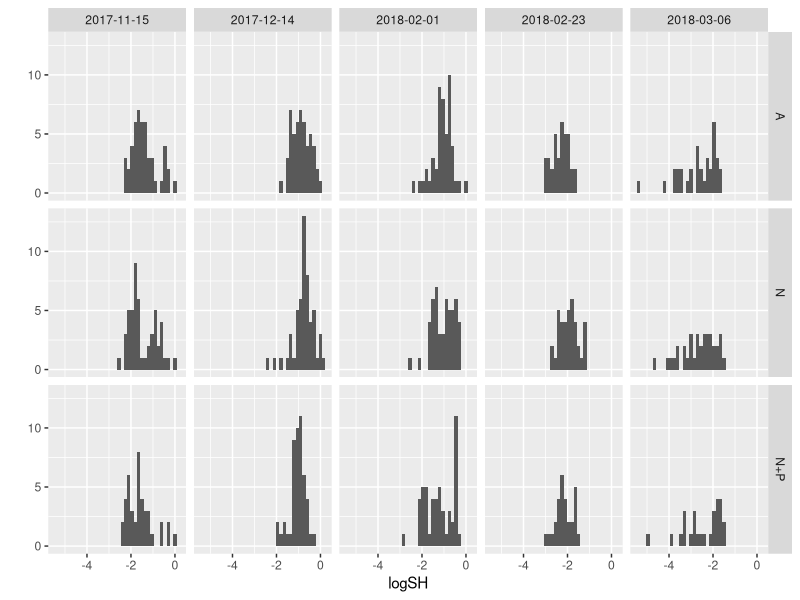
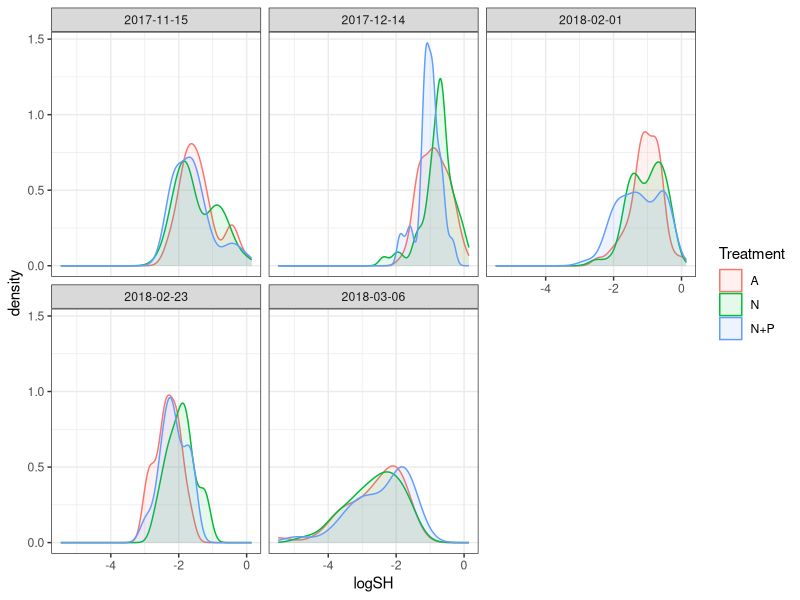

Write R code to recreate these figures, in order. (Note: this script raises an error after producing the figures.)
## ---- chunk 1
knitr::opts_chunk$set(echo = TRUE, warning=FALSE, message=FALSE)
## ---- chunk 2

# Get all libraries and sources required to run the script
        library(plyr)
        library(dplyr)
        library(reshape2)

        library(ggplot2)
        library(ggthemes)
        library(scales)

        library(lme4)
        library(lmerTest)
        library(emmeans)
    
        library(skimr)

# Default ggplot settings

    Fill.colour<-scale_colour_manual(values = c("black", "gray70", "gray35"))

    ggthe_bw<-theme(plot.background=element_blank(),
          panel.grid.major.y = element_blank(),
          panel.grid.major.x = element_blank(),
          panel.grid.minor.x = element_blank(),
          panel.grid.minor.y = element_blank(),
          legend.box.background = element_rect(),
          panel.background =element_rect(fill = NA, color = "black")
          )+
    theme_bw()
## ---- chunk 3

# Import the data
  qPCR.variables  <- read.csv("Outputs/Ssid_SH_cell_ratio.csv", header = T)

# Remove blastate samples
  qPCR.blastate<-qPCR.variables[((qPCR.variables$Date=="2018-02-05") |
                                   (qPCR.variables$Date=="2018-03-08")), ]
  qPCR.variables <- droplevels(qPCR.variables[!rownames(qPCR.variables) %in% rownames(qPCR.blastate), ])  
  
 
# Variable types 
str(qPCR.variables)
  qPCR.variables$Genotype<-factor(qPCR.variables$Genotype, 
                                   levels=c("Ss_22","Ss_23","Ss_27", "Ss_28",
                                          "Ss_20", "Ss_24","Ss_30"))
  qPCR.variables$DaysF<-as.factor(qPCR.variables$Days)
  
  summary(qPCR.variables)
  skim(qPCR.variables)

## ---- chunk 4
  HistoL_SH<-qplot(logSH, data=qPCR.variables, binwidth=0.15)
   HistoL_SH + facet_grid(Treatment~Date)
   
  ggplot(qPCR.variables, aes(logSH, fill = Treatment , colour = Treatment)) +
   geom_density(alpha = 0.1) + facet_wrap(~Date) + ggthe_bw

## ---- chunk 5

logSHGenotype <- ggplot(qPCR.variables, aes(Days, logSH)) +
  geom_line(aes(colour=Fragment))+geom_point(aes(shape=factor(Community), colour=factor(Community)))+
  # geom_jitter(aes(colour=factor(Replicate))) +
      # stat_summary(fun.data = "mean_cl_boot",geom = "errorbar", width = 0.2)+
      #stat_summary(fun.y=mean, geom="point", size =3, alpha=0.5) +
      # stat_summary(fun.y=mean, geom="line", size =1, alpha=0.5) + 
      facet_grid(Treatment~Genotype) +
      ggthe_bw +theme(legend.position = "none" )

logSHGenotype + ylab("Relative log10 (S:H)") + xlab("Treatment") +  
      theme(axis.title.y=element_text(size=12), legend.position="none")


logSHTreatment <- ggplot(qPCR.variables, aes(Date, logSH, colour=factor(Treatment))) +
       # geom_jitter(aes(colour=factor(Treatment))) +
       stat_summary(fun.data = "mean_cl_boot",geom = "errorbar", width = 0.2)+
       stat_summary(fun.y=mean, geom="line", size =1) +
       theme_bw() 
logSHTreatment + facet_wrap(~Genotype)

logSH_Replicate<- ggplot(qPCR.variables, aes (Days, logSH, 
                                             colour=factor(Replicate))) +
  stat_summary(fun.data = "mean_cl_boot",geom = "errorbar", width = 0.2 )+
  stat_summary(fun.y=mean, geom="point", size =3, alpha=0.5) +
  stat_summary(fun.y=mean, geom="line") + facet_grid (~Treatment) + ggthe_bw
logSH_Replicate 
logSH_Replicate+ facet_grid(~Community)

logSHTreatment <- ggplot (qPCR.variables, aes(Days, logSH, colour=Treatment)) + 
  ggtitle("A.") +  # geom_point(alpha=0.3) +
  ggthe_bw +  theme(legend.position="bottom") +
  
  stat_summary(fun.data = "mean_cl_boot",geom = "errorbar", 
                    position = position_dodge(width = 5), width = 0.2 )+
  #stat_summary(fun.y=mean, geom="point", size =3, alpha=0.5, 
       #            position = position_dodge(width = 1)) +
  stat_summary(fun.y=mean, geom="line", position = position_dodge(width = 5)) + 

  scale_y_continuous(breaks = seq(-5, 0.5, 0.5),
                    expand = c(0,0),
                  name=("log 10 (Total S/H cell ratio")) +
  scale_x_continuous(name="Days in the experiment",
                         limits = c(-2,113),
                         breaks = seq(0, 110, 15),  
                         expand = c(0, 0)) +  
 
      annotate("segment", x = 2, xend = 91, y = -3.5, yend = -3.5,
                colour = "gray90")+
      annotate("segment", x = 79, xend = 90, y = -3.5, yend = -3,
                colour = "gray90")+
      annotate("segment", x = 91, xend = 110, y = -3, yend = -3,
                colour = "gray90")
logSHTreatment

#logSHTreatment + facet_wrap(~Genotype)
logSHTreatment + facet_wrap(~Community)
## ---- chunk 6
logC_Treatment <- ggplot(qPCR.variables,
                         aes(Days, logC.SH, colour=factor(Fragment))) +
     geom_line()+ 
     #geom_jitter(aes(colour=factor(Replicate))) +
         #stat_summary(fun.data = "mean_cl_boot",geom = "errorbar", width = 0.2)+
         #stat_summary(fun.y=mean, geom="line", size =1, alpha=0.5) + 
         ggthe_bw +  theme(legend.position = "none" )
logC_Treatment
logC_Treatment + facet_grid(Genotype~Treatment)
logC_Treatment + facet_grid(Community~Treatment)
## ---- chunk 7
logD_genotype <- ggplot(qPCR.variables,
                         aes(Days, logD.SH, colour=factor(Fragment))) +
     geom_line()+ 
     #geom_jitter(aes(colour=factor(Replicate))) +
         #stat_summary(fun.data = "mean_cl_boot",geom = "errorbar", width = 0.2)+
         #stat_summary(fun.y=mean, geom="line", size =1, alpha=0.5) + 
         ggthe_bw +  theme(legend.position = "none" )
logD_genotype
logD_genotype + facet_grid(Genotype~Treatment)

logD_Treat <- ggplot(qPCR.variables,
                         aes(Days, logD.SH, colour=factor(Treatment))) +
     #geom_jitter(aes(colour=factor(Replicate))) +
        stat_summary(fun.data = "mean_cl_boot",geom = "errorbar", width = 0.2)+
        stat_summary(fun.y=mean, geom="line", size =1, alpha=0.5) + 
        ggthe_bw +  theme(legend.position = "none" )
logD_Treat
logD_Treat + facet_grid(Community~Treatment)

## ---- chunk 8

qPCR.variables$D.Prp[qPCR.variables$Sample=="Ss_22-18_T22"]<-NA
qPCR.variables$Community[qPCR.variables$Sample=="Ss_22-18_T22"]<-"D"

qPCR.variables$D.Prp[qPCR.variables$Sample=="Ss_23-80_T19"]<-NA
qPCR.variables$Community[qPCR.variables$Sample=="Ss_23-80_T19"]<-"D"

D.PTreatment <- ggplot(qPCR.variables, aes(Days, D.Prp, colour=Fragment)) +
        ggthe_bw +  theme(legend.position="none") +  
        geom_jitter(aes(colour=factor(Fragment)), alpha=0.5, size=1) +
        geom_line() + facet_grid (Genotype~Treatment) +
  
   annotate("segment", x = 2, xend = 91, y = -0.03, yend = -0.03,
                colour = "gray90", linetype=2)+
        
      annotate("segment", x = 79, xend = 90, y = -0.03, yend = 0.3,
                colour = "gray90",linetype=3)+
    
      annotate("segment", x = 91, xend = 110, y = 0.3, yend = 0.3,
                colour = "gray90", linetype=3)+
      #annotate("text", x = 8, y = 0.08, label = "(BL)", size=3, colour="gray")+
      annotate("text", x = 45, y = 0.1, label = "Nutrients", size=3, colour="gray")+
      annotate("text", x = 99, y = 0.4, label = "Heat", size=3, colour="gray")+  
  

      scale_y_continuous(breaks = seq(0, 1, 0.3),
                         limits = c(-0.035,1),
                     name=("Durusdinium proportion (D/H)/(S/H)")) +
      scale_x_continuous(name="Days in the experiment",
                           limits = c(-2,113),
                         breaks = seq(0, 110, 30),  
                         expand = c(0, 0))
D.PTreatment
#ggsave(file="Outputs/D.P_Treatment_Genotype.svg", plot=D.PTreatment, width=4.5, height=8)
## ---- chunk 9
# Removing weird points and colonies not used

  qPCR.variables_2<-subset(qPCR.variables, Date!="2017-12-14")
  qPCR.variables_2<-subset(qPCR.variables_2, TotalSH<0.8)
  
  SH.0<-subset(qPCR.variables_2, Days<2)
  SH.C<-subset(qPCR.variables_2, Days<79)
    SH.C<-subset(SH.C, Days>77)
  SH.H<-subset(qPCR.variables_2, Days>80)
 
  
logSH_Genotype<- ggplot(qPCR.variables_2, aes (Days, logSH, 
                     colour=factor(Fragment))) +
  theme_bw() + geom_line()+ facet_grid (Genotype~Treatment)#+
logSH_Genotype + theme(legend.position = "none" ) + geom_point()

## ---- chunk 10
qPCR.variables_2$Community<-factor(qPCR.variables_2$Community, levels = c("C3", "C1", "D"))

logSHTreatment <- ggplot (qPCR.variables_2, aes(Days, logSH, colour=Treatment, shape=Treatment)) + 
    # ggtitle("(b)") +
    Fill.colour + ggthe_bw+
    theme(plot.background=element_blank(), 
            #panel.border = element_blank(),
            axis.line = element_line(colour = "black"),
            panel.grid.major = element_blank(),
            panel.grid.minor = element_blank(),
            legend.position=c(0.1, 0.25),
            strip.background = element_rect(fill="white"),
            legend.title = element_blank()) +
       #geom_jitter(aes(colour=factor(Replicate))) +
       stat_summary(fun.data = "mean_cl_boot",geom = "errorbar", 
                    position = position_dodge(width = 6), width = 2 )+
      stat_summary(fun.y=mean, geom="point", size =2, alpha=0.8, 
                   position = position_dodge(width = 6)) +
       stat_summary(fun.y=mean, geom="line", position = position_dodge(width = 6)) + 
      
        annotate("segment", x = 73, xend = 91, y = -4.5, yend = -4.5,
                  colour = "gray90", linetype=2)+
        annotate("segment", x = 79, xend = 91, y = -4.5, yend = -4,
                  colour = "gray90", linetype=3)+
        annotate("segment", x = 91, xend = 110, y = -4, yend = -4,
                  colour = "gray90", linetype=3)+
        annotate("text", x = 80, y = -4.4, label = "Nutrients", size=3, colour="gray")+
        #annotate("text", x = 3, y = -4.4, label = "BL", size=3,  colour="gray")+
        annotate("text", x = 100, y = -4.3, label = "Heat", size=3, colour="gray") +

      scale_y_continuous(limits = c(-4.6,0),
        breaks = seq(-5, 0.3, 0.5),
                    expand = c(0,0),
                   name=("Relative (S/H) cell ratio")) +
      scale_x_continuous(name="Days in the experiment",
                         limits = c(73, 114),
                         breaks = seq(0, 110, 15),  
                         expand = c(0.01, 0.01))
  logSHTreatment 
  logSHTreatmentb<-logSHTreatment  + facet_grid(~Community)
  logSHTreatmentb
  # ggsave(file="5.3A_AH.svg", plot=logSHTreatmentb, width=3.0, height=6)
  # ggsave(file="5.3A_AH.svg", plot=logSHTreatmentb, width=6.3, height=3.5)
  #
  
## ---- chunk 11
logSH_Community <- ggplot (qPCR.variables_2, aes(Days, logSH, colour=Community, shape=Community)) +  
   ggtitle("(c)")+         ggthe_bw+
    theme(plot.background=element_blank(), 
            panel.border = element_blank(),
            axis.line = element_line(colour = "black"),
            panel.grid.major = element_blank(),
            panel.grid.minor = element_blank(),
            legend.position=c(0.2,0.25),
            strip.background = element_rect(fill="white")) +
       #geom_jitter(aes(colour=factor(Replicate))) +
       stat_summary(fun.data = "mean_cl_boot",geom = "errorbar", 
                    position = position_dodge(width = 5), width = 0.2 )+
      stat_summary(fun.y=mean, geom="point", size =3, alpha=0.5, 
                   position = position_dodge(width = 5)) +
       stat_summary(fun.y=mean, geom="line", position = position_dodge(width = 5)) + 
      
  annotate("segment", x = 2, xend = 91, y = -4.5, yend = -4.5,
                  colour = "gray90", linetype=2)+
        annotate("segment", x = 79, xend = 91, y = -4.5, yend = -4,
                  colour = "gray90", linetype=4)+
        annotate("segment", x = 91, xend = 110, y = -4, yend = -4,
                  colour = "gray90", linetype=3)+
        annotate("text", x = 2, y = -4.4, label = "BL", size=3)+
        annotate("text", x = 45, y = -4.4, label = "Nutrients", size=3)+
        annotate("text", x = 100, y = -3.9, label = "H", size=3) +

      scale_y_continuous(limits = c(-4.6, -0.3),
                        breaks = seq(-4.5, 0.3, 0.5),
                        expand = c(0,0),
                        name=("Relative (S/H) cell ratio")) +
      scale_x_continuous(name="Days in the experiment",
                         limits = c(-2,113),
                         breaks = seq(0, 110, 15),  
                         expand = c(0, 0))
  logSH_Community
  
  #ggsave(file="S6_SH.svg", plot=logSH_Community, width=4.0, height=3.5)

## ---- chunk 12
  
CHTreatment_2 <- ggplot (qPCR.variables_2, aes(Days, logC.SH, colour=Treatment)) +  theme_bw() + ggtitle("C.")+ Fill.colour+ ggthe_bw+
  annotate("segment", x = 2, xend = 91, y = -4.5, yend = -4.5,
                  colour = "gray90", linetype=1)+
        annotate("segment", x = 79, xend = 91, y = -4.5, yend = -4,
                  colour = "gray90", linetype=1)+
        annotate("segment", x = 91, xend = 110, y = -4, yend = -4,
                  colour = "gray90", linetype=1)+
        annotate("text", x = 45, y = -4.4, label = "Nutrients", size=3)+
        annotate("text", x = 99, y = -3.9, label = "Heat", size=3) +
       
       #geom_jitter(aes(colour=factor(Replicate))) +
       stat_summary(fun.data = "mean_cl_boot",geom = "errorbar", 
                    position = position_dodge(width = 5), width = 0.2 )+
      #stat_summary(fun.y=mean, geom="point", size =3, alpha=0.5, 
       #            position = position_dodge(width = 5)) +
       stat_summary(fun.y=mean, geom="line") +
      scale_x_continuous(name="Days in the experiment",
                         limits = c(-2,113),
                         breaks = seq(0, 110, 15),  
                         expand = c(0, 0))
  CHTreatment_2  
  #CHTreatment_2 + facet_grid (Genotype~Community)

  CHTreatment_2 + facet_grid(~Community)
  
  #ggsave(file="5.3A_AH_2.svg", plot=SHTreatment_2, width=3.0, height=6)
  #ggsave(file="5.3C_SH_NoGenotype_2.svg", plot=SHTreatment_2, width=3.0, height=3)
## ---- chunk 13
  
DHTreatment_2 <- ggplot (qPCR.variables_2, aes(Days, logD.SH, colour=Treatment)) +  theme_bw() + ggtitle("C.")+ Fill.colour+ ggthe_bw+
  annotate("segment", x = 2, xend = 91, y = -4.5, yend = -4.5,
                  colour = "gray90", linetype=1)+
        annotate("segment", x = 79, xend = 91, y = -4.5, yend = -4,
                  colour = "gray90", linetype=1)+
        annotate("segment", x = 91, xend = 110, y = -4, yend = -4,
                  colour = "gray90", linetype=1)+
        annotate("text", x = 45, y = -4.4, label = "Nutrients", size=3)+
        annotate("text", x = 99, y = -3.9, label = "Heat", size=3) +
       
       #geom_jitter(aes(colour=factor(Replicate))) +
       stat_summary(fun.data = "mean_cl_boot",geom = "errorbar", 
                    position = position_dodge(width = 5), width = 0.2 )+
      #stat_summary(fun.y=mean, geom="point", size =3, alpha=0.5, 
       #            position = position_dodge(width = 5)) +
       stat_summary(fun.y=mean, geom="line") +
      scale_x_continuous(name="Days in the experiment",
                         limits = c(-2,113),
                         breaks = seq(0, 110, 15),  
                         expand = c(0, 0))
  DHTreatment_2 + facet_grid (Genotype~Community)

  DHTreatment_2 + facet_grid(~Community)

## ---- chunk 14
D.PTreatment <- ggplot(qPCR.variables, aes(Days, D.Prp, colour=Fragment)) +
        ggthe_bw +  theme(legend.position="none") +  
        geom_jitter(aes(shape=factor(Treatment)), alpha=0.5) +
        geom_line()+ 
      annotate("segment", x = 2, xend = 91, y = 0, yend = 0,
                colour = "gray90")+
      #annotate("text", x = 45, y = 0.2, label = "Nutrients", size=3)+
    
      annotate("segment", x = 79, xend = 90, y = 0, yend = 0.3,
                colour = "gray90")+
    
      annotate("segment", x = 91, xend = 110, y = 0.3, yend = 0.3,
                colour = "gray90")+
      #annotate("text", x = 99, y = 0.3, label = "Heat", size=3)+

      scale_y_continuous(breaks = seq(0, 1, 0.3),
                     name=("Durusdinium proportion (D/H)/(S/H)")) +
      scale_x_continuous(name="Days in the experiment",
                           limits = c(-2,113),
                         breaks = seq(0, 110, 45),  
                         expand = c(0, 0))
      D.PTreatment + facet_grid (~Genotype)
D.PTreatment
## ---- chunk 15
LME_BaseLine<-lmer(logSH ~ Treatment + Community + (1|Genotype) + (1|Replicate), 
                     data=SH.0)
   step(LME_BaseLine)
   anova(LME_BaseLine) # Treatments is not significant
   ranova(LME_BaseLine) # Treatments is significant!
   
   LME_BaseLine<-lmer(logSH ~ Genotype + (1|Replicate), 
                     data=SH.0)
   step(LME_BaseLine)
   anova(LME_BaseLine) # Treatments is not significant
   ranova(LME_BaseLine) # Treatments is significant!

## ---- chunk 16

# Multicomp
Ssid.SH.C.emm<-emmeans(LME_BaseLine, ~Genotype)
      #contrast(Ofav.SH.C.emm, "tukey")
    Ssid.SH.C_groups<-cld(Ssid.SH.C.emm, by=NULL) # compact-letter display
    Ssid.SH.C_groups
    
# Effect plot
  plot(emmeans(LME_BaseLine, ~Genotype), comparisons = TRUE) +
      coord_flip(xlim = NULL, ylim = NULL, expand = TRUE) + theme_bw()
## ---- chunk 17
logSHTreatmentBL <- ggplot (SH.0, aes(Genotype, logSH, colour=Genotype)) + 
  #ggtitle("A.") + 
  ggthe_bw +  theme(legend.position="bottom") +
  stat_summary(fun.data = "mean_cl_boot",geom = "errorbar", 
                    position = position_dodge(width = 5), width = 0.2 )+
  stat_summary(fun.y=mean, geom="point", size =3, alpha=0.5, 
                  position = position_dodge(width = 1)) +
  
  scale_y_continuous(breaks = seq(-2.5, 0, 0.5),
                    expand = c(0.1,0.1),
                  name=("log 10 (Total S/H cell ratio"))
    
logSHTreatmentBL

logSHTreatmentBL + facet_grid(~Community)
## ---- chunk 18
LME_Ssid.C<-lmer(logSH ~ Treatment + Community + (1|Replicate) + (1|Genotype), 
                     data=SH.C)
     step (LME_Ssid.C) #  Remove Genotype
     anova (LME_Ssid.C)
     ranova (LME_Ssid.C)
     
LME_Ssid.C<-lmer(logSH ~ Treatment + Community + (1|Replicate),
                     data=SH.C)
     step (LME_Ssid.C) #  Remove replicate
     anova (LME_Ssid.C)
     ranova (LME_Ssid.C)

## ---- chunk 19
# Multicomp
Ssid.SH.C.emm<-emmeans(LME_Ssid.C, ~Community|Treatment)
      #contrast(Ssid.SH.C.emm, "tukey")
    Ssid.SH.C_groups<-cld(Ssid.SH.C.emm, by=NULL) # compact-letter display
    Ssid.SH.C_groups
    
# Effect plot
  plot(emmeans(LME_Ssid.C, ~Treatment), comparisons = TRUE) +
      coord_flip(xlim = NULL, ylim = NULL, expand = TRUE) + theme_bw()
## ---- chunk 20
logSHTreatmentC <- ggplot (SH.C, aes(Treatment, logSH, colour=Treatment, shape=Treatment)) + 
  ggtitle("A.")+ Fill.colour +
  ggthe_bw +  theme(legend.position="bottom") +
  
  stat_summary(fun.data = "mean_cl_boot",geom = "errorbar", 
                    position = position_dodge(width = 5), width = 0.2 )+
  stat_summary(fun.y=mean, geom="point", size =3, alpha=0.5, 
                  position = position_dodge(width = 1)) +
  
  scale_y_continuous(breaks = seq(-2.5, 0, 0.5),
                    expand = c(0.1,0.1),
                  name=("log 10 (Total S/H cell ratio"))
    
logSHTreatmentC

logSHGenotypeC <- ggplot (SH.C, aes(Genotype, logSH, colour=Genotype)) + 
  ggthe_bw +  theme(legend.position="bottom") +
  
  stat_summary(fun.data = "mean_cl_boot",geom = "errorbar", 
                    position = position_dodge(width = 5), width = 0.2 )+
  stat_summary(fun.y=mean, geom="point", size =3, alpha=0.5, 
                  position = position_dodge(width = 1)) +
  
  scale_y_continuous(breaks = seq(-2.5, 0, 0.5),
                    expand = c(0.1,0.1),
                  name=("log 10 (C/H) cell ratio"))
    
logSHGenotypeC

## ---- chunk 21
LME_Ssid.H<-lmer(logSH ~ Treatment * Community * DaysF+ (1|Replicate) + (1|Genotype), 
                     data=SH.H)
     step (LME_Ssid.H) #  Remove Replicate
     anova (LME_Ssid.H)
     ranova (LME_Ssid.H)
     
LME_Ssid.H<-lmer(logSH ~ Treatment * Community * DaysF+ (1|Genotype),
                     data=SH.H)
     step (LME_Ssid.H) #  Remove replicate
     anova (LME_Ssid.H)
     ranova (LME_Ssid.H)

## ---- chunk 22
# Multicomp
Ssid.SH.H.emm<-emmeans(LME_Ssid.H, ~Treatment|Community|DaysF)
    contrast(Ssid.SH.H.emm, "tukey")
    Ssid.SH.H_groups<-cld(Ssid.SH.H.emm, by=NULL) # compact-letter display
    Ssid.SH.H_groups<-Ssid.SH.H_groups[order(Ssid.SH.H_groups$Day,
                           Ssid.SH.H_groups$Community, 
                           Ssid.SH.H_groups$Treatment), ]
    
    Ssid.SH.H_groups
    
# Effect plot
  plot(emmeans(LME_Ssid.H, ~DaysF*Community|Treatment), comparisons = TRUE) +
      coord_flip(xlim = NULL, ylim = NULL, expand = TRUE) + theme_bw()
## ---- chunk 23
logSHTreatmentH <- ggplot (SH.H, aes(Treatment, logSH, colour=Treatment, shape=Treatment)) + 
  ggtitle("A.")+ Fill.colour +
  ggthe_bw +  theme(legend.position="bottom") +
  
  stat_summary(fun.data = "mean_cl_boot",geom = "errorbar", 
                    position = position_dodge(width = 5), width = 0.2 )+
  stat_summary(fun.y=mean, geom="point", size =3, alpha=0.5, 
                  position = position_dodge(width = 1)) +
  
  scale_y_continuous(breaks = seq(-3, 0, 0.5),
                    expand = c(0.1,0.1),
                  name=("log 10 (Total S/H cell ratio"))
    
logSHTreatmentH
logSHTreatmentH + facet_grid(~Community)
logSHTreatmentH + facet_grid(DaysF~Community) #+  geom_jitter()


logSHTreatmentH <- ggplot (SH.H, aes(DaysF, logSH)) + 
  ggtitle("A.")+ Fill.colour +
  ggthe_bw +  theme(legend.position="bottom") +
  
  stat_summary(fun.data = "mean_cl_boot",geom = "errorbar", 
                    position = position_dodge(width = 5), width = 0.2 )+
  stat_summary(fun.y=mean, geom="point", size =3, alpha=0.5, 
                  position = position_dodge(width = 1)) +
  
  scale_y_continuous(breaks = seq(-3, 0, 0.5),
                    expand = c(0.1,0.1),
                  name=("log 10 (Total S/H cell ratio"))
    
logSHTreatmentH
logSHTreatmentH + facet_grid(~Community)
logSHTreatmentH + facet_grid(Treatment~Community) #+  geom_jitter()



logSHGenotypeH <- ggplot (SH.H, aes(Community, logSH, colour=Genotype)) + 
  ggthe_bw +  theme(legend.position="bottom") +
  
  stat_summary(fun.data = "mean_cl_boot",geom = "errorbar", width = 0.2 )+
  stat_summary(fun.y=mean, geom="point", size =3, alpha=0.5) +
  
  scale_y_continuous(breaks = seq(-2.5, 0, 0.5),
                    expand = c(0.1,0.1),
                  name=("log 10 (Total S/H cell ratio"))
    
logSHGenotypeH
logSHGenotypeH + facet_grid(~DaysF)

## ---- chunk 24
    
LM_Ssid.qpCR<-lmer(logSH ~ Treatment * DaysF * Community + (1|Replicate) + (1|Genotype/Fragment), 
                   data= qPCR.variables_2)
    step(LM_Ssid.qpCR)
    anova(LM_Ssid.qpCR)
    ranova(LM_Ssid.qpCR)

LM_Ssid.qpCR<-lmer(logSH ~ Treatment + DaysF + Community + 
                     (1 | Genotype) + 
                     Treatment:DaysF +  DaysF:Community,
                   data= qPCR.variables_2)
      step(LM_Ssid.qpCR)
      anova(LM_Ssid.qpCR)
      ranova(LM_Ssid.qpCR)
      summary(LM_Ssid.qpCR)
    
## ---- chunk 25
# Emmeans
Ssid.YII.emm<-emmeans(LM_Ssid.qpCR, ~Treatment|Community|DaysF)
#Ssid.YII.emm<-emmeans(LM_Ssid.qpCR, ~Community|DaysF)
     #contrast(Ssid.YII.emm, "tukey")

# Pairwise comparisons
    #pairs(Ssid.YII.emm) # same than contrast(Ssid.YII.emm, "tukey")
  plot(emmeans(LM_Ssid.qpCR, ~Treatment|DaysF), comparisons = TRUE) +
        theme_bw() # Tukey comparission (do not trust CI to compare EMMs)
    
    plot(emmeans(LM_Ssid.qpCR, ~Treatment|DaysF|Community), comparisons = TRUE) +
      coord_flip(xlim = NULL, ylim = NULL, expand = TRUE) + facet_grid(Community~DaysF) +
      theme_bw()
  
  #CLD  
  SH_Multicomp<-cld(Ssid.YII.emm, by=NULL) # compact-letter display
      SH_Multicomp<-SH_Multicomp[order(SH_Multicomp$DaysF, 
                                       SH_Multicomp$Community,
                                       SH_Multicomp$Treatment), ]
    #write.csv(SH_Multicomp, "Outputs/Ssid_SH_Multicomp.csv")  

## ---- chunk 26
 # 2. Predict values:
    pred_Ssid1 <- predict(LM_Ssid.qpCR, re.form = NA)

  #3. Bootstrap CI:
    Ss.boot1 <- bootMer(LM_Ssid.qpCR, predict, nsim = 1000, re.form = NULL) # include random effects, reduce CI lot!
    std.err <- apply(Ss.boot1$t, 2, sd)
    CI.lo_1 <- pred_Ssid1 - std.err*1.96
    CI.hi_1 <- pred_Ssid1 + std.err*1.96

  #Plot
  Model_Ss_1b_plot<- ggplot(
    qPCR.variables_2, aes(x = Days, y = logSH, colour = Treatment)) +
    geom_line(aes(y = pred_Ssid1),size=2) +
    #geom_point(aes(fill=factor(Treatment)),
    #         shape = 21, colour = "black", size = 2, stroke = 0.3, alpha=0.3) +
    geom_ribbon(aes(ymin = CI.lo_1, ymax = CI.hi_1),
                size=2, alpha = 0.1, linetype = 0) +
    #scale_color_manual(values=my_colours) +
    #scale_fill_manual(values=my_colours) +
    #scale_y_continuous(name=expression(~italic("Fv / Fm")),
    #                   limits = c(0.5, 0.61), 
    #                   breaks = seq(0.4, 0.6, by=0.1), expand = c(0,0))+
    #scale_x_continuous("Days in the experiment", limits = c(0, 78),
    #                 breaks = seq(0, 76, by=7), expand = c(0,0))+
    
     stat_summary(fun.data = "mean_cl_boot",geom = "errorbar", width = 1,
                   position = position_dodge(1) )+
    stat_summary(fun.y=mean, geom="line", position = position_dodge(1), 
                  linetype=1, alpha=1)
    # stat_summary(fun.y=mean, geom="point", size =1,
    #             position=position_dodge(width=1), alpha=0.8)  +
    ggthe_bw
  
  Model_Ss_1b_plot + facet_wrap(~Community)

## ---- chunk 27
    
LM_Ssid.qpCR2<-lmer(logSH ~ Treatment * Days * Community + (1|Replicate) + (1|Genotype/Fragment), 
                   data= qPCR.variables_2)
    step(LM_Ssid.qpCR2)
    anova(LM_Ssid.qpCR2)
    ranova(LM_Ssid.qpCR2)

LM_Ssid.qpCR2<-lmer(logSH ~Treatment + Days + Community + (1|Genotype) + Treatment:Days,
                   data= qPCR.variables_2)
      step(LM_Ssid.qpCR2)
      anova(LM_Ssid.qpCR2)
      ranova(LM_Ssid.qpCR2)
      summary(LM_Ssid.qpCR2)
    
## ---- chunk 28
 # 2. Predict values:
    pred_Ssid1 <- predict(LM_Ssid.qpCR2,re.form = NA)

  #3. Bootstrap CI:
    Ss.boot1 <- bootMer(LM_Ssid.qpCR2, predict, nsim = 1000, re.form = NULL) # include random effects, reduce CI lot!
    std.err <- apply(Ss.boot1$t, 2, sd)
    CI.lo_1 <- pred_Ssid1 - std.err*1.96
    CI.hi_1 <- pred_Ssid1 + std.err*1.96

  #Plot
  Model_Ss_1b_plot<- ggplot(
    qPCR.variables_2, aes(x = Days, y = logSH, colour = Treatment)) +
    geom_line(aes(y = pred_Ssid1),size=2) +
    #geom_point(aes(fill=factor(Treatment)),
    #         shape = 21, colour = "black", size = 2, stroke = 0.3, alpha=0.3) +
    geom_ribbon(aes(ymin = CI.lo_1, ymax = CI.hi_1),
                size=2, alpha = 0.1, linetype = 0) +
    #scale_color_manual(values=my_colours) +
    #scale_fill_manual(values=my_colours) +
    #scale_y_continuous(name=expression(~italic("Fv / Fm")),
    #                   limits = c(0.5, 0.61), 
    #                   breaks = seq(0.4, 0.6, by=0.1), expand = c(0,0))+
    #scale_x_continuous("Days in the experiment", limits = c(0, 78),
    #                 breaks = seq(0, 76, by=7), expand = c(0,0))+
    
     stat_summary(fun.data = "mean_cl_boot",geom = "errorbar", width = 1,
                   position = position_dodge(1) )+
    stat_summary(fun.y=mean, geom="line", position = position_dodge(1), 
                  linetype=1, alpha=1) + 
    # stat_summary(fun.y=mean, geom="point", size =1,
    #             position=position_dodge(width=1), alpha=0.8)  +
    ggthe_bw
  
  Model_Ss_1b_plot + facet_wrap(Genotype~Community)

## ---- chunk 29
qPCR.variables_3<-qPCR.variables_2[(qPCR.variables_2$DaysF!="0"), ]  

Sy.Summary <- plyr::ddply (qPCR.variables_3, . (DaysF, Community, Treatment),
              summarise,
              Sy_mean = mean (TotalSH, na.rm = T),
              Sy_sd = sd (TotalSH, na.rm = T))
Sy.Summary
write.csv(Sy.Summary, "Outputs/meanSH.csv")
## ---- chunk 30

Treatment<- ggplot(
    qPCR.variables_3, aes(x = Days, y = logSH, 
                          colour = Treatment, shape = Treatment)) +
  Fill.colour+
    stat_summary(fun.data = "mean_cl_boot",geom = "errorbar", width = 1,
                   position = position_dodge(3) )+
    stat_summary(fun.y=mean, geom="line", position = position_dodge(3), 
                  linetype=1, alpha=1)+
     stat_summary(fun.y=mean, geom="point", size =1,
                 position=position_dodge(3), alpha=0.8)  +
    ggthe_bw + facet_grid(~Community) +
   scale_y_continuous(breaks = seq(-5.5, 0.5, 0.5),
                    expand = c(0.1,0.1),
                  name=("log 10 (Total S/H cell ratio)")) +
  scale_x_continuous(name="Days in the experiment",
                         limits = c(75,113),
                         breaks = seq(75, 110, 15),  
                         expand = c(0, 0))  +
  theme(legend.position = c(.80, 0.24))+
    annotate("text", x = 78, y = -5, label = "(C)", size=3, colour="gray")+
    annotate("text", x = 100, y = -5, label = "(H)", size=3, colour="gray")
Treatment

#ggsave(file="Outputs/TotSH_Community.svg", plot=Treatment, width=4.5, height=3.5)
## ---- chunk 31


LM_Ssid.qpCR<-lmer(logSH ~ Treatment * DaysF * Community + (1|Replicate) + (1|Genotype/Fragment), 
                   data= qPCR.variables_3)
    step(LM_Ssid.qpCR)
    anova(LM_Ssid.qpCR)
    ranova(LM_Ssid.qpCR)

LM_Ssid.qpCR<-lmer(logSH ~ Treatment + DaysF + Community + 
                     (1 | Replicate) + (1 | Genotype) + 
                     Treatment:DaysF + DaysF:Community, data= qPCR.variables_3)
      step(LM_Ssid.qpCR)
      anova(LM_Ssid.qpCR)
      ranova(LM_Ssid.qpCR)
      summary(LM_Ssid.qpCR)
## ---- chunk 32
# Emmeans
Ssid.YII.emm<-emmeans(LM_Ssid.qpCR, ~Treatment*DaysF*Community)
     #contrast(Ssid.YII.emm, "tukey")

# Pairwise comparisons
    #pairs(Ssid.YII.emm) # same than contrast(Ssid.YII.emm, "tukey")
  plot(emmeans(LM_Ssid.qpCR, ~Treatment|DaysF), comparisons = TRUE) +
        theme_bw() # Tukey comparission (do not trust CI to compare EMMs)
    
    plot(emmeans(LM_Ssid.qpCR, ~Treatment|DaysF|Community), comparisons = TRUE) +
      coord_flip(xlim = NULL, ylim = NULL, expand = TRUE) + facet_grid(Community~DaysF) +
      theme_bw()
  
  #CLD  
  SH_Multicomp<-cld(Ssid.YII.emm, by=NULL) # compact-letter display
      SH_Multicomp<-SH_Multicomp[order(SH_Multicomp$DaysF, 
                                       SH_Multicomp$Community,
                                       SH_Multicomp$Treatment), ]
    #write.csv(SH_Multicomp, "Outputs/Ssid_SH_Multicomp.csv")  

## ---- chunk 33
 # 2. Predict values:
    pred_Ssid1 <- predict(LM_Ssid.qpCR, re.form = NA)

  #3. Bootstrap CI:
    Ss.boot1 <- bootMer(LM_Ssid.qpCR, predict, nsim = 1000, re.form = NULL) # include random effects, reduce CI lot!
    std.err <- apply(Ss.boot1$t, 2, sd)
    CI.lo_1 <- pred_Ssid1 - std.err*1.96
    CI.hi_1 <- pred_Ssid1 + std.err*1.96

  #Plot
  Model_Ss_1b_plot<- ggplot(
    qPCR.variables_3, aes(x = Days, y = logSH, colour = Treatment)) +
    geom_line(aes(y = pred_Ssid1),size=2) +
    #geom_point(aes(fill=factor(Treatment)),
    #         shape = 21, colour = "black", size = 2, stroke = 0.3, alpha=0.3) +
    geom_ribbon(aes(ymin = CI.lo_1, ymax = CI.hi_1),
                size=2, alpha = 0.1, linetype = 0) +
    #scale_color_manual(values=my_colours) +
    #scale_fill_manual(values=my_colours) +
    #scale_y_continuous(name=expression(~italic("Fv / Fm")),
    #                   limits = c(0.5, 0.61), 
    #                   breaks = seq(0.4, 0.6, by=0.1), expand = c(0,0))+
    #scale_x_continuous("Days in the experiment", limits = c(0, 78),
    #                 breaks = seq(0, 76, by=7), expand = c(0,0))+
    
     stat_summary(fun.data = "mean_cl_boot",geom = "errorbar", width = 1,
                   position = position_dodge(1) )+
    stat_summary(fun.y=mean, geom="line", position = position_dodge(1), 
                  linetype=1, alpha=1)+
    # stat_summary(fun.y=mean, geom="point", size =1,
    #             position=position_dodge(width=1), alpha=0.8)  +
    ggthe_bw
  
  Model_Ss_1b_plot + facet_wrap(~Community)

## ---- chunk 34
    
LM_Ssid.qpCR2<-lmer(logSH ~ Treatment * Days * Community + (1|Replicate) + (1|Genotype/Fragment), 
                   data= qPCR.variables_2)
    step(LM_Ssid.qpCR2)
    anova(LM_Ssid.qpCR2)
    ranova(LM_Ssid.qpCR2)

LM_Ssid.qpCR2<-lmer(logSH ~Treatment + Days + Community + (1|Genotype) + Treatment:Days,
                   data= qPCR.variables_2)
      step(LM_Ssid.qpCR2)
      anova(LM_Ssid.qpCR2)
      ranova(LM_Ssid.qpCR2)
      summary(LM_Ssid.qpCR2)
    
## ---- chunk 35
 # 2. Predict values:
    pred_Ssid1 <- predict(LM_Ssid.qpCR2,re.form = NA)

  #3. Bootstrap CI:
    Ss.boot1 <- bootMer(LM_Ssid.qpCR2, predict, nsim = 1000, re.form = NULL) # include random effects, reduce CI lot!
    std.err <- apply(Ss.boot1$t, 2, sd)
    CI.lo_1 <- pred_Ssid1 - std.err*1.96
    CI.hi_1 <- pred_Ssid1 + std.err*1.96

  #Plot
  Model_Ss_1b_plot<- ggplot(
    qPCR.variables_2, aes(x = Days, y = logSH, colour = Treatment)) +
    geom_line(aes(y = pred_Ssid1),size=2) +
    #geom_point(aes(fill=factor(Treatment)),
    #         shape = 21, colour = "black", size = 2, stroke = 0.3, alpha=0.3) +
    geom_ribbon(aes(ymin = CI.lo_1, ymax = CI.hi_1),
                size=2, alpha = 0.1, linetype = 0) +
    #scale_color_manual(values=my_colours) +
    #scale_fill_manual(values=my_colours) +
    #scale_y_continuous(name=expression(~italic("Fv / Fm")),
    #                   limits = c(0.5, 0.61), 
    #                   breaks = seq(0.4, 0.6, by=0.1), expand = c(0,0))+
    #scale_x_continuous("Days in the experiment", limits = c(0, 78),
    #                 breaks = seq(0, 76, by=7), expand = c(0,0))+
    
     stat_summary(fun.data = "mean_cl_boot",geom = "errorbar", width = 1,
                   position = position_dodge(1) )+
    stat_summary(fun.y=mean, geom="line", position = position_dodge(1), 
                  linetype=1, alpha=1) + 
    # stat_summary(fun.y=mean, geom="point", size =1,
    #             position=position_dodge(width=1), alpha=0.8)  +
    ggthe_bw
  
  Model_Ss_1b_plot + facet_wrap(Genotype~Community)
